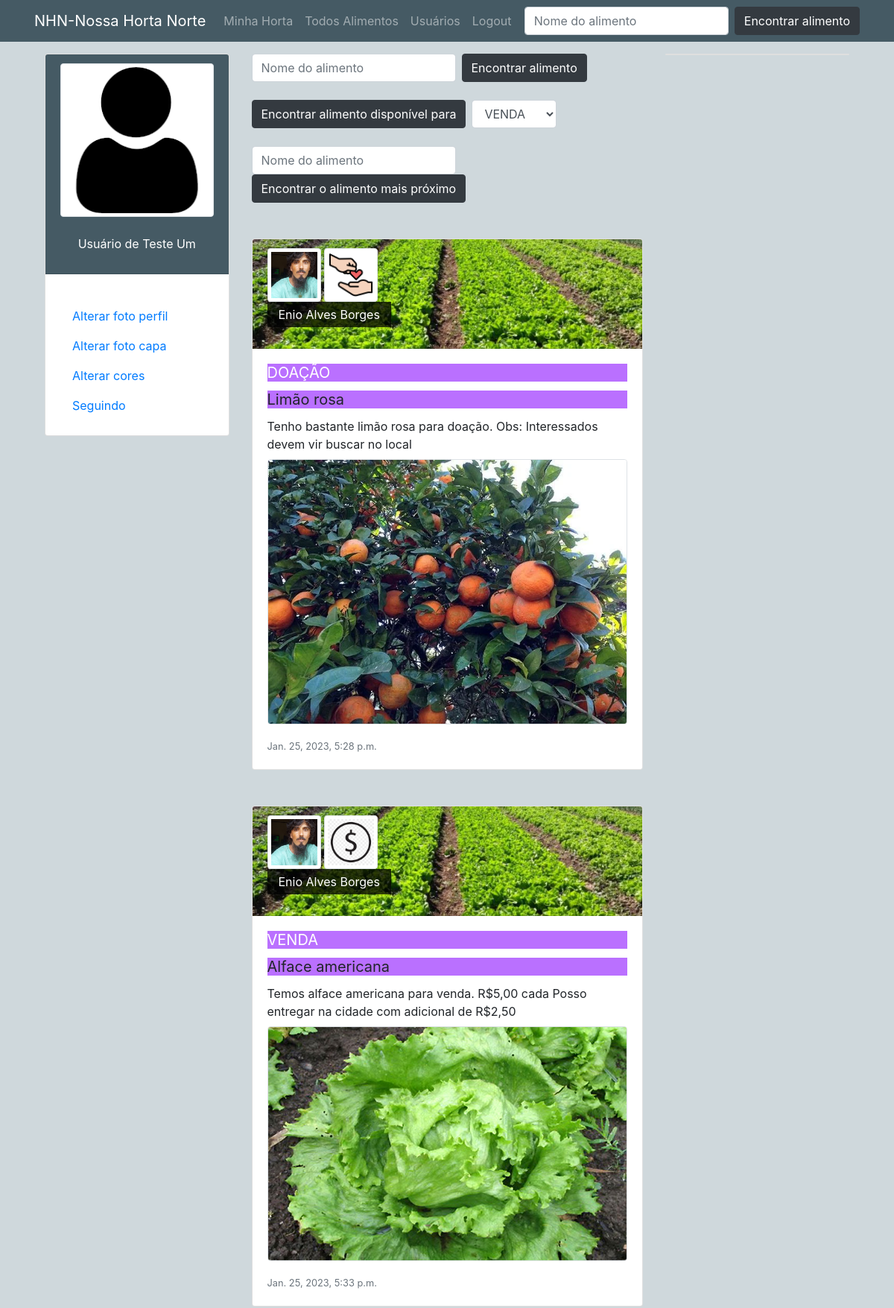
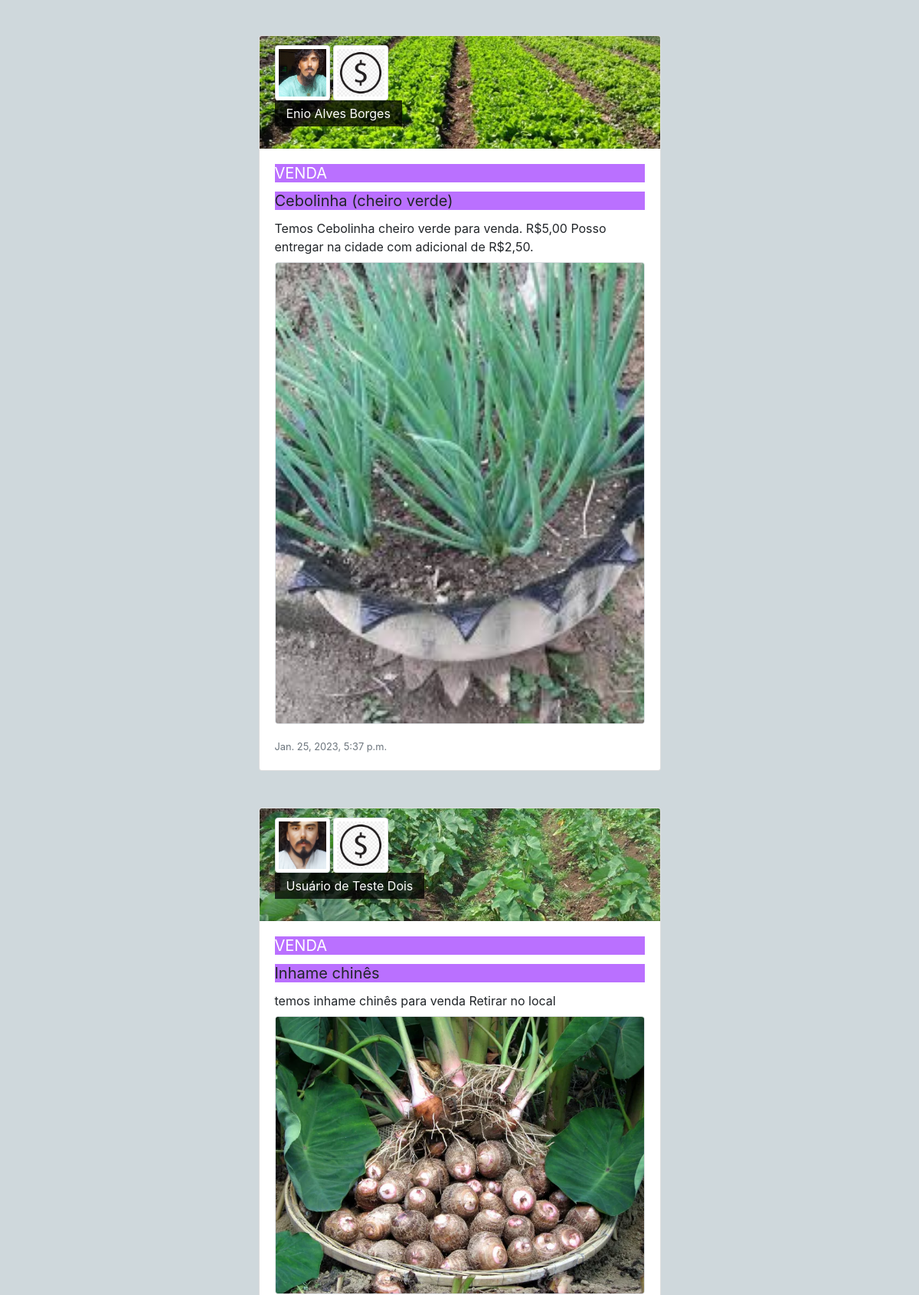
The page /encontrar/alimento (signed in, upper part) on the database its author committed (2 pictures, top to bottom).
### perfis/models.py (models this page shows, shortened)
class Perfil(models.Model):
    nome = models.CharField(max_length=255, null=False)
    telefone = models.CharField(max_length=15, null=True, blank=True)
    endereco_maps = models.CharField(max_length=255, null=True, blank=True)
    imagem_perfil = models.ImageField(null=True, blank=True, upload_to='uploads/fotoperfil/')
    imagem_capa = models.ImageField(null=True, blank=True, upload_to='uploads/fotocapa/')
    cor = models.CharField(max_length=10, default='#455A64')
    contatos = models.ManyToManyField('self')
    usuario = models.OneToOneField(User, related_name='perfil', on_delete=models.CASCADE)

class Post(models.Model):
    RELACAO_PRODUTO = [
        ("VENDA", "VENDA - Alimento disponível para venda"),
        ("TROCA", "TROCA - Alimento disponível para troca"),
        ("DOAÇÃO", "DOAÇÃO - Alimento disponível para doação")
    ]
    relacao = models.CharField(verbose_name = "Relação", max_length = 10, choices=RELACAO_PRODUTO, default="VENDA")
    titulo = models.CharField(max_length=250)
    text = models.TextField()
    data_postagem = models.DateTimeField(auto_now=True)
    perfil = models.ForeignKey(Perfil, on_delete=models.CASCADE, related_name='posts')
    imagem = models.ImageField(null=True, blank=True, upload_to='uploads/postagem/')

### perfis/views.py (the view)
# urls.py: path('encontrar/alimento', views.buscar_alimento, name='buscar_alimento'),
@login_required(login_url='login')
def buscar_alimento(request):
    encontrados = Post.objects.all()
    if request.method == 'POST':
        query = request.POST.get('buscalimento')
        if len(query) <= 0:
            messages.add_message(request, messages.INFO, 'Digite o Nome do alimento.')
            return redirect('buscar_alimento')
        encontrados = list(Post.objects.filter(titulo__contains=query))
    page = request.GET.get('page', 1)
    paginator = Paginator(encontrados, 9)
    dados = {}
    dados['encontrados'] = encontrados
    dados['perfil_logado'] = request.user.perfil
    try:
        dados['encontrados'] = paginator.page(page)
    except PageNotAnInteger:
        dados['encontrados'] = paginator.page(1)
    except EmptyPage:
        dados['encontrados'] = paginator.page(paginator.num_pages)
    return render(request, 'buscaralimento.html', dados)

### perfis/templates/buscaralimento.html (shortened to what this page needs)
{% extends 'base.html' %}
{% load static %}
{% block main %}
<form method="POST" action="{% url 'buscar_alimento' %}"
    class="form-inline my-2 my-lg-0 form-buscalimento">
    <input class="form-control mr-sm-2" type="search" name="buscalimento" placeholder="Nome do alimento">
    <button class="btn btn-dark my-2 my-sm-0" type="submit">Encontrar alimento</button>
</form><br>
<form method="POST" action="{% url 'buscar_alimento_vtd' %}"
    class="form-inline my-2 my-lg-0 form-buscalimento">
    <button class="btn btn-dark mr-sm-2 my-2 my-sm-0" type="submit">Encontrar alimento disponível para</button>
    <select type="text" class="form-control mr-sm-2" name="buscalimentodisponivelvtd" autofocus>
        <option value="VENDA" selected="">VENDA</option>
    </select>
</form><br>
<form class="form-inline my-2 my-lg-0 form-buscalimento">
    <input class="form-control mr-sm-2" placeholder="Nome do alimento">
    <button class="btn btn-dark my-1 my-sm-0">Encontrar o alimento mais próximo</button>
</form><br>
<div class="infinite-container">
    {% if encontrados %}
    <ul class="list-group full-w">
        {% for encontrado in encontrados %}
        <div class="card post-index my-4 infinite-item" style="max-width: 100%; height: auto;">
            <div class="card-header" style="{% if encontrado.perfil.imagem_capa %} background: url('/media/{{ encontrado.perfil.imagem_capa }}'); {% else %} background: url('{% static '/media/img/bg01.jpg' %}'); {% endif %}
                                                    background-repeat: no-repeat;
                                                    background-size: cover;
                                                    background-position: center;">
                <img src="{% if encontrado.perfil.imagem_perfil %} /media/{{ encontrado.perfil.imagem_perfil }} {% else %} {% static '/media/img/user.png' %} {% endif %}"
                    width="72" alt="Usuário" class="img-thumbnail">
                <img src="{% if encontrado.relacao == 'VENDA' %} {% static '/media/img/sifrao.png' %} {% elif encontrado.relacao == 'TROCA' %} {% static '/media/img/troca.png' %} {% elif encontrado.relacao == 'DOAÇÃO' %} {% static '/media/img/doacao.png' %} {% endif %}" width="72" alt="Usuário" class="img-thumbnail">
                <p class="text-white">{{ encontrado.perfil.nome }}</p>
            </div>
            <div class="card-body">
                <h5 class="card-title text-white">{{ encontrado.relacao }}</h5>
                <h5 class="card-title">{{ encontrado.titulo }}</h5>
                <p class="card-text">
                    {{ encontrado.text }}
                    {% if encontrado.imagem %}
                    <img src="/media/{{ encontrado.imagem }}" alt="Post imagem" class="img-fluid full-w border rounded mt-2">
                    {% endif %}
                </p>
                <p class="card-text">
                    <small class="text-muted">{{ encontrado.data_postagem }}</small>
                </p>
            </div>
		</div>
	{% endfor %}
    </ul>
</div>
    {% else %}
		<div class="full-w alert alert-warning text-center">
			<h2>Nenhum alimento encontrado com este nome</h2>
		</div>
    {% endif %}
{% endblock %}

### perfis/templates/base.html (shortened to what this page needs)
{% load static %}
<!DOCTYPE html>
<html lang="pt-br">
<head>
    <link rel="stylesheet" href="https://stackpath.bootstrapcdn.com/bootstrap/4.3.1/css/bootstrap.min.css"
>
    <link rel="stylesheet" href="{% static '/css/estilo.css' %}" rel="stylesheet">
</head>
<body style="{% if perfil_logado.imagem_capa %} background: url('/media/{{ perfil_logado.imagem_capa }}'); {% else %} background: #CFD8DC; {% endif %}
                background-repeat: no-repeat;
                background-size: cover;
                background-position: center;
                background-attachment: fixed;">
    <div class="navbar-dark fixed-top" style="background: {{ perfil_logado.cor }};">
        <nav class="navbar container navbar-expand-lg">
            <a class="navbar-brand" href="/">NHN-Nossa Horta Norte</a>
            <div class="collapse navbar-collapse" id="navbarSupportedContent">
                <ul class="navbar-nav mr-auto">
                    <li class="nav-item">
                        <a class="nav-link" href="{% url 'minhas_postagens' %}">Minha Horta</a>
                    </li>
                    <li class="nav-item">
                        <a class="nav-link" href="{% url 'todos_alimentos' %}">Todos Alimentos</a>
                    </li>
                    <li class="nav-item">
                        <a class="nav-link" href="{% url 'buscar_usuario' %}">Usuários</a>
                    </li>
                    <li class="nav-item">
                        <a class="nav-link" href="{% url 'deslogar' %}">Logout</a>
                    </li>
                </ul>
                <form method="POST" action="{% url 'buscar_alimento' %}"
                    class="form-inline my-2 my-lg-0 form-buscalimento">
                    <input class="form-control mr-sm-2" type="search" name="buscalimento" placeholder="Nome do alimento">
                    <button class="btn btn-dark my-2 my-sm-0" type="submit">Encontrar alimento</button>
                </form>
            </div>
        </nav>
    </div>
    <main class="mt-5 index">
        <div class="row container">
            <section class="col col-sm-12 col-md-3 col-lg-3 col-xl-3 mt-4 opcoes-do-usuario">
                <div class="card">
                    <div class="card-header center-center" style="background: {{ perfil_logado.cor }};"
                        data-toggle="tooltip" data-placement="bottom" title="Alterar foto do perfil">
                        <img src="{% if perfil_logado.imagem_perfil %} /media/{{ perfil_logado.imagem_perfil }}
                        {% else %} {% static 'media/img/user.png' %} {% endif %}" alt="Usuário" width="100%"
                            class="img-fluid img-thumbnail"><br>
                        <p class="text-white">{{ perfil_logado.nome }}</p>
                    </div>
                    <div class="card-body">
                        <ul class="nav flex-column mt-3">
                            <li class="nav-item"> <a class="nav-link" href="" data-toggle="modal"
                                    data-target="#alterarFotoPerfil">Alterar foto perfil</a> </li>
                            <li class="nav-item"> <a class="nav-link" href="" data-toggle="modal"
                                    data-target="#alterarFotoCapa">Alterar foto capa</a> </li>
                            <li class="nav-item"> <a class="nav-link" href="" data-toggle="modal"
                                    data-target="#alterarCorPerfil">Alterar cores</a> </li>
                            <li class="nav-item"> <a class="nav-link" href="{% url 'conexoes' %}">Seguindo</a> </li>
                        </ul>
                    </div>
                </div>
            </section>
            <div class="col col-sm-12 col-md-12 col-lg-6 col-xl-6 mt-4">
                {% block main %}
                {% endblock %}
            </div>
            <aside class="col col-sm-12 col-md-12 col-lg-3 col-xl-3 mt-4">
                <div class="bg-white card">
                </div>
            </aside>
        </div>
    </main>
</body>
</html>

### perfis/static/css/estilo.css (style rules this page uses)
html, body { height: 100%; }
h5 { background: #8400ff8f; font-weight: normal; }
main.index { min-height: calc(100% - 56px); display: flex; flex-direction: row; justify-content: center; }
.post-index .card-header p { width: fit-content; background: #000000bb; padding: 5px 15px; }
.opcoes-do-usuario { display: flex; flex-direction: column; justify-content: flex-start; align-items: center; }
.center-center { display: flex; flex-direction: column; justify-content: center; align-items: center; }
.full-w { width: 100%; }

### rows shown on the page
Perfil: nome "Usuário de Teste Um"
Post: perfil.imagem_capa (picture), perfil.imagem_perfil (picture), perfil.nome "Enio Alves Borges", relacao "DOAÇÃO", titulo "Limão rosa", text "Tenho bastante limão rosa para doação. Obs: Interessados devem vir buscar no local", imagem (picture), data_postagem "Jan. 25, 2023, 5:28 p.m."
Post: perfil.imagem_capa (picture), perfil.imagem_perfil (picture), perfil.nome "Enio Alves Borges", relacao "VENDA", titulo "Alface americana", text "Temos alface americana para venda. R$5,00 cada Posso entregar na cidade com adicional de R$2,50", imagem (picture), data_postagem "Jan. 25, 2023, 5:33 p.m."
Post: perfil.imagem_capa (picture), perfil.imagem_perfil (picture), perfil.nome "Enio Alves Borges", relacao "VENDA", titulo "Cebolinha (cheiro verde)", text "Temos Cebolinha cheiro verde para venda. R$5,00 Posso entregar na cidade com adicional de R$2,50.", imagem (picture), data_postagem "Jan. 25, 2023, 5:37 p.m."
Post: perfil.imagem_capa (picture), perfil.imagem_perfil (picture), perfil.nome "Usuário de Teste Dois", relacao "VENDA", titulo "Inhame chinês", text "temos inhame chinês para venda Retirar no local", imagem (picture)
